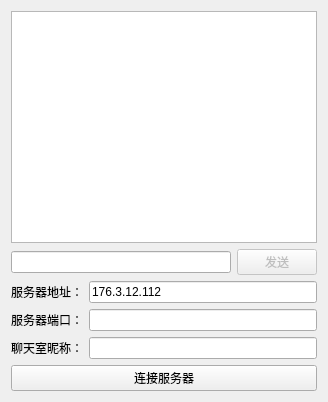
<?xml version="1.0" encoding="UTF-8"?>
<ui version="4.0">
 <class>TcpClientDialog</class>
 <widget class="QDialog" name="TcpClientDialog">
  <property name="geometry">
   <rect>
    <x>0</x>
    <y>0</y>
    <width>328</width>
    <height>402</height>
   </rect>
  </property>
  <property name="windowTitle">
   <string>Dialog</string>
  </property>
  <layout class="QVBoxLayout" name="verticalLayout">
   <item>
    <widget class="QListWidget" name="listWidget"/>
   </item>
   <item>
    <layout class="QHBoxLayout" name="horizontalLayout">
     <item>
      <widget class="QLineEdit" name="messageEdit">
       <property name="text">
        <string/>
       </property>
      </widget>
     </item>
     <item>
      <widget class="QPushButton" name="sendButton">
       <property name="enabled">
        <bool>false</bool>
       </property>
       <property name="text">
        <string>发送</string>
       </property>
      </widget>
     </item>
    </layout>
   </item>
   <item>
    <layout class="QGridLayout" name="gridLayout">
     <item row="0" column="0">
      <widget class="QLabel" name="label">
       <property name="text">
        <string>服务器地址：</string>
       </property>
      </widget>
     </item>
     <item row="0" column="1">
      <widget class="QLineEdit" name="serverIpEdit">
       <property name="text">
        <string>176.3.12.112</string>
       </property>
      </widget>
     </item>
     <item row="1" column="0">
      <widget class="QLabel" name="label_2">
       <property name="text">
        <string>服务器端口：</string>
       </property>
      </widget>
     </item>
     <item row="1" column="1">
      <widget class="QLineEdit" name="serverPortEdit"/>
     </item>
     <item row="2" column="0">
      <widget class="QLabel" name="label_3">
       <property name="text">
        <string>聊天室昵称：</string>
       </property>
      </widget>
     </item>
     <item row="2" column="1">
      <widget class="QLineEdit" name="usernameEdit"/>
     </item>
    </layout>
   </item>
   <item>
    <widget class="QPushButton" name="connectButton">
     <property name="text">
      <string>连接服务器</string>
     </property>
    </widget>
   </item>
  </layout>
 </widget>
 <resources/>
 <connections/>
</ui>
